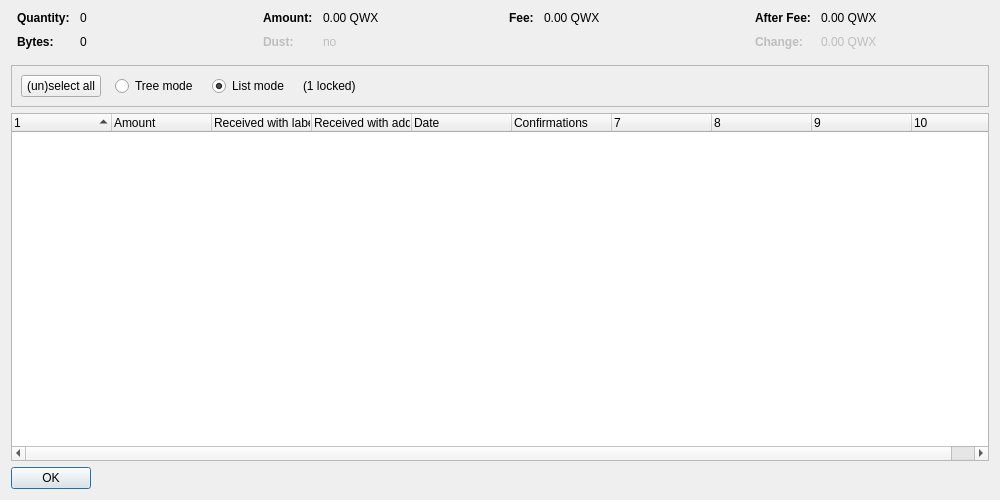
<?xml version="1.0" encoding="UTF-8"?>
<ui version="4.0">
 <class>CoinControlDialog</class>
 <widget class="QDialog" name="CoinControlDialog">
  <property name="geometry">
   <rect>
    <x>0</x>
    <y>0</y>
    <width>1000</width>
    <height>500</height>
   </rect>
  </property>
  <property name="windowTitle">
   <string>Coin Selection</string>
  </property>
  <layout class="QVBoxLayout" name="verticalLayout">
   <item>
    <layout class="QHBoxLayout" name="horizontalLayoutTop" stretch="0,0,0,0">
     <property name="topMargin">
      <number>0</number>
     </property>
     <property name="bottomMargin">
      <number>10</number>
     </property>
     <item>
      <layout class="QFormLayout" name="formLayoutCoinControl1">
       <property name="horizontalSpacing">
        <number>10</number>
       </property>
       <property name="verticalSpacing">
        <number>10</number>
       </property>
       <property name="leftMargin">
        <number>6</number>
       </property>
       <property name="rightMargin">
        <number>6</number>
       </property>
       <item row="0" column="0">
        <widget class="QLabel" name="labelCoinControlQuantityText">
         <property name="font">
          <font>
           <weight>75</weight>
           <bold>true</bold>
          </font>
         </property>
         <property name="text">
          <string>Quantity:</string>
         </property>
        </widget>
       </item>
       <item row="0" column="1">
        <widget class="QLabel" name="labelCoinControlQuantity">
         <property name="cursor">
          <cursorShape>IBeamCursor</cursorShape>
         </property>
         <property name="contextMenuPolicy">
          <enum>Qt::ActionsContextMenu</enum>
         </property>
         <property name="text">
          <string notr="true">0</string>
         </property>
         <property name="textInteractionFlags">
          <set>Qt::LinksAccessibleByMouse|Qt::TextSelectableByKeyboard|Qt::TextSelectableByMouse</set>
         </property>
        </widget>
       </item>
       <item row="1" column="0">
        <widget class="QLabel" name="labelCoinControlBytesText">
         <property name="font">
          <font>
           <weight>75</weight>
           <bold>true</bold>
          </font>
         </property>
         <property name="text">
          <string>Bytes:</string>
         </property>
        </widget>
       </item>
       <item row="1" column="1">
        <widget class="QLabel" name="labelCoinControlBytes">
         <property name="cursor">
          <cursorShape>IBeamCursor</cursorShape>
         </property>
         <property name="contextMenuPolicy">
          <enum>Qt::ActionsContextMenu</enum>
         </property>
         <property name="text">
          <string notr="true">0</string>
         </property>
         <property name="textInteractionFlags">
          <set>Qt::LinksAccessibleByMouse|Qt::TextSelectableByKeyboard|Qt::TextSelectableByMouse</set>
         </property>
        </widget>
       </item>
      </layout>
     </item>
     <item>
      <layout class="QFormLayout" name="formLayoutCoinControl2">
       <property name="horizontalSpacing">
        <number>10</number>
       </property>
       <property name="verticalSpacing">
        <number>10</number>
       </property>
       <property name="leftMargin">
        <number>6</number>
       </property>
       <property name="rightMargin">
        <number>6</number>
       </property>
       <item row="0" column="0">
        <widget class="QLabel" name="labelCoinControlAmountText">
         <property name="font">
          <font>
           <weight>75</weight>
           <bold>true</bold>
          </font>
         </property>
         <property name="text">
          <string>Amount:</string>
         </property>
        </widget>
       </item>
       <item row="0" column="1">
        <widget class="QLabel" name="labelCoinControlAmount">
         <property name="cursor">
          <cursorShape>IBeamCursor</cursorShape>
         </property>
         <property name="contextMenuPolicy">
          <enum>Qt::ActionsContextMenu</enum>
         </property>
         <property name="text">
          <string notr="true">0.00 QWX</string>
         </property>
         <property name="textInteractionFlags">
          <set>Qt::LinksAccessibleByMouse|Qt::TextSelectableByKeyboard|Qt::TextSelectableByMouse</set>
         </property>
        </widget>
       </item>
       <item row="1" column="0">
        <widget class="QLabel" name="labelCoinControlLowOutputText">
         <property name="enabled">
          <bool>false</bool>
         </property>
         <property name="font">
          <font>
           <weight>75</weight>
           <bold>true</bold>
          </font>
         </property>
         <property name="text">
          <string>Dust:</string>
         </property>
        </widget>
       </item>
       <item row="1" column="1">
        <widget class="QLabel" name="labelCoinControlLowOutput">
         <property name="enabled">
          <bool>false</bool>
         </property>
         <property name="cursor">
          <cursorShape>IBeamCursor</cursorShape>
         </property>
         <property name="contextMenuPolicy">
          <enum>Qt::ActionsContextMenu</enum>
         </property>
         <property name="text">
          <string notr="true">no</string>
         </property>
         <property name="textInteractionFlags">
          <set>Qt::LinksAccessibleByMouse|Qt::TextSelectableByKeyboard|Qt::TextSelectableByMouse</set>
         </property>
        </widget>
       </item>
      </layout>
     </item>
     <item>
      <layout class="QFormLayout" name="formLayoutCoinControl3">
       <property name="horizontalSpacing">
        <number>10</number>
       </property>
       <property name="verticalSpacing">
        <number>10</number>
       </property>
       <property name="leftMargin">
        <number>6</number>
       </property>
       <property name="rightMargin">
        <number>6</number>
       </property>
       <item row="0" column="0">
        <widget class="QLabel" name="labelCoinControlFeeText">
         <property name="font">
          <font>
           <weight>75</weight>
           <bold>true</bold>
          </font>
         </property>
         <property name="text">
          <string>Fee:</string>
         </property>
        </widget>
       </item>
       <item row="0" column="1">
        <widget class="QLabel" name="labelCoinControlFee">
         <property name="cursor">
          <cursorShape>IBeamCursor</cursorShape>
         </property>
         <property name="contextMenuPolicy">
          <enum>Qt::ActionsContextMenu</enum>
         </property>
         <property name="text">
          <string notr="true">0.00 QWX</string>
         </property>
         <property name="textInteractionFlags">
          <set>Qt::LinksAccessibleByMouse|Qt::TextSelectableByKeyboard|Qt::TextSelectableByMouse</set>
         </property>
        </widget>
       </item>
      </layout>
     </item>
     <item>
      <layout class="QFormLayout" name="formLayoutCoinControl4">
       <property name="horizontalSpacing">
        <number>10</number>
       </property>
       <property name="verticalSpacing">
        <number>10</number>
       </property>
       <property name="leftMargin">
        <number>6</number>
       </property>
       <property name="rightMargin">
        <number>6</number>
       </property>
       <item row="0" column="0">
        <widget class="QLabel" name="labelCoinControlAfterFeeText">
         <property name="font">
          <font>
           <weight>75</weight>
           <bold>true</bold>
          </font>
         </property>
         <property name="text">
          <string>After Fee:</string>
         </property>
        </widget>
       </item>
       <item row="0" column="1">
        <widget class="QLabel" name="labelCoinControlAfterFee">
         <property name="cursor">
          <cursorShape>IBeamCursor</cursorShape>
         </property>
         <property name="contextMenuPolicy">
          <enum>Qt::ActionsContextMenu</enum>
         </property>
         <property name="text">
          <string notr="true">0.00 QWX</string>
         </property>
         <property name="textInteractionFlags">
          <set>Qt::LinksAccessibleByMouse|Qt::TextSelectableByKeyboard|Qt::TextSelectableByMouse</set>
         </property>
        </widget>
       </item>
       <item row="1" column="0">
        <widget class="QLabel" name="labelCoinControlChangeText">
         <property name="enabled">
          <bool>false</bool>
         </property>
         <property name="font">
          <font>
           <weight>75</weight>
           <bold>true</bold>
          </font>
         </property>
         <property name="text">
          <string>Change:</string>
         </property>
        </widget>
       </item>
       <item row="1" column="1">
        <widget class="QLabel" name="labelCoinControlChange">
         <property name="enabled">
          <bool>false</bool>
         </property>
         <property name="cursor">
          <cursorShape>IBeamCursor</cursorShape>
         </property>
         <property name="contextMenuPolicy">
          <enum>Qt::ActionsContextMenu</enum>
         </property>
         <property name="text">
          <string notr="true">0.00 QWX</string>
         </property>
         <property name="textInteractionFlags">
          <set>Qt::LinksAccessibleByMouse|Qt::TextSelectableByKeyboard|Qt::TextSelectableByMouse</set>
         </property>
        </widget>
       </item>
      </layout>
     </item>
    </layout>
   </item>
   <item>
    <widget class="QFrame" name="frame">
     <property name="minimumSize">
      <size>
       <width>0</width>
       <height>40</height>
      </size>
     </property>
     <property name="frameShape">
      <enum>QFrame::StyledPanel</enum>
     </property>
     <property name="frameShadow">
      <enum>QFrame::Sunken</enum>
     </property>
     <layout class="QHBoxLayout" name="horizontalLayout">
      <item>
       <layout class="QHBoxLayout" name="horizontalLayoutPanel" stretch="0,0,0,0,0">
        <property name="spacing">
         <number>14</number>
        </property>
        <item>
         <widget class="QPushButton" name="pushButtonSelectAll">
          <property name="sizePolicy">
           <sizepolicy hsizetype="Maximum" vsizetype="Fixed">
            <horstretch>0</horstretch>
            <verstretch>0</verstretch>
           </sizepolicy>
          </property>
          <property name="text">
           <string>(un)select all</string>
          </property>
          <property name="autoDefault">
           <bool>false</bool>
          </property>
         </widget>
        </item>
        <item>
         <widget class="QRadioButton" name="radioTreeMode">
          <property name="sizePolicy">
           <sizepolicy hsizetype="Maximum" vsizetype="Fixed">
            <horstretch>0</horstretch>
            <verstretch>0</verstretch>
           </sizepolicy>
          </property>
          <property name="text">
           <string>Tree mode</string>
          </property>
         </widget>
        </item>
        <item>
         <widget class="QRadioButton" name="radioListMode">
          <property name="sizePolicy">
           <sizepolicy hsizetype="Maximum" vsizetype="Fixed">
            <horstretch>0</horstretch>
            <verstretch>0</verstretch>
           </sizepolicy>
          </property>
          <property name="text">
           <string>List mode</string>
          </property>
          <property name="checked">
           <bool>true</bool>
          </property>
         </widget>
        </item>
        <item>
         <widget class="QLabel" name="labelLocked">
          <property name="text">
           <string notr="true">(1 locked)</string>
          </property>
         </widget>
        </item>
        <item>
         <spacer name="horizontalSpacer">
          <property name="orientation">
           <enum>Qt::Horizontal</enum>
          </property>
          <property name="sizeHint" stdset="0">
           <size>
            <width>40</width>
            <height>20</height>
           </size>
          </property>
         </spacer>
        </item>
       </layout>
      </item>
     </layout>
    </widget>
   </item>
   <item>
    <widget class="CoinControlTreeWidget" name="treeWidget">
     <property name="contextMenuPolicy">
      <enum>Qt::CustomContextMenu</enum>
     </property>
     <property name="sortingEnabled">
      <bool>false</bool>
     </property>
     <property name="columnCount">
      <number>10</number>
     </property>
     <attribute name="headerShowSortIndicator" stdset="0">
      <bool>true</bool>
     </attribute>
     <attribute name="headerStretchLastSection">
      <bool>false</bool>
     </attribute>
     <column>
      <property name="text">
       <string/>
      </property>
     </column>
     <column>
      <property name="text">
       <string>Amount</string>
      </property>
     </column>
     <column>
      <property name="text">
       <string>Received with label</string>
      </property>
     </column>
     <column>
      <property name="text">
       <string>Received with address</string>
      </property>
     </column>
     <column>
      <property name="text">
       <string>Date</string>
      </property>
     </column>
     <column>
      <property name="text">
       <string>Confirmations</string>
      </property>
      <property name="toolTip">
       <string>Confirmed</string>
      </property>
     </column>
     <column>
      <property name="text">
       <string/>
      </property>
     </column>
     <column>
      <property name="text">
       <string/>
      </property>
     </column>
     <column>
      <property name="text">
       <string/>
      </property>
     </column>
     <column>
      <property name="text">
       <string/>
      </property>
     </column>
    </widget>
   </item>
   <item>
    <widget class="QDialogButtonBox" name="buttonBox">
     <property name="sizePolicy">
      <sizepolicy hsizetype="Maximum" vsizetype="Fixed">
       <horstretch>0</horstretch>
       <verstretch>0</verstretch>
      </sizepolicy>
     </property>
     <property name="orientation">
      <enum>Qt::Horizontal</enum>
     </property>
     <property name="standardButtons">
      <set>QDialogButtonBox::Ok</set>
     </property>
    </widget>
   </item>
  </layout>
 </widget>
 <customwidgets>
  <customwidget>
   <class>CoinControlTreeWidget</class>
   <extends>QTreeWidget</extends>
   <header>qt/coincontroltreewidget.h</header>
  </customwidget>
 </customwidgets>
 <resources/>
 <connections/>
</ui>
